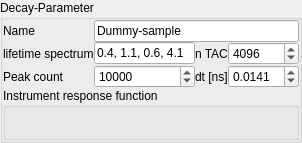
<?xml version="1.0" encoding="UTF-8"?>
<ui version="4.0">
 <class>Form</class>
 <widget class="QWidget" name="Form">
  <property name="geometry">
   <rect>
    <x>0</x>
    <y>0</y>
    <width>302</width>
    <height>143</height>
   </rect>
  </property>
  <property name="windowTitle">
   <string>Form</string>
  </property>
  <layout class="QVBoxLayout" name="verticalLayout">
   <property name="spacing">
    <number>0</number>
   </property>
   <property name="leftMargin">
    <number>0</number>
   </property>
   <property name="topMargin">
    <number>0</number>
   </property>
   <property name="rightMargin">
    <number>0</number>
   </property>
   <property name="bottomMargin">
    <number>0</number>
   </property>
   <item>
    <widget class="QGroupBox" name="groupBox">
     <property name="title">
      <string>Decay-Parameter</string>
     </property>
     <layout class="QGridLayout" name="gridLayout">
      <property name="leftMargin">
       <number>0</number>
      </property>
      <property name="topMargin">
       <number>0</number>
      </property>
      <property name="rightMargin">
       <number>0</number>
      </property>
      <property name="bottomMargin">
       <number>0</number>
      </property>
      <property name="spacing">
       <number>0</number>
      </property>
      <item row="2" column="1">
       <widget class="QSpinBox" name="spinBox_2">
        <property name="maximum">
         <number>9999999</number>
        </property>
        <property name="value">
         <number>10000</number>
        </property>
       </widget>
      </item>
      <item row="2" column="0">
       <widget class="QLabel" name="label_2">
        <property name="text">
         <string>Peak count</string>
        </property>
       </widget>
      </item>
      <item row="1" column="2">
       <widget class="QLabel" name="label_3">
        <property name="text">
         <string>n TAC</string>
        </property>
       </widget>
      </item>
      <item row="1" column="0">
       <widget class="QLabel" name="label">
        <property name="text">
         <string>lifetime spectrum</string>
        </property>
       </widget>
      </item>
      <item row="1" column="3">
       <widget class="QSpinBox" name="spinBox">
        <property name="maximum">
         <number>10000</number>
        </property>
        <property name="value">
         <number>4096</number>
        </property>
       </widget>
      </item>
      <item row="2" column="3">
       <widget class="QDoubleSpinBox" name="doubleSpinBox">
        <property name="decimals">
         <number>4</number>
        </property>
        <property name="value">
         <double>0.014100000000000</double>
        </property>
       </widget>
      </item>
      <item row="2" column="2">
       <widget class="QLabel" name="label_4">
        <property name="text">
         <string>dt [ns]</string>
        </property>
       </widget>
      </item>
      <item row="0" column="0">
       <widget class="QLabel" name="label_5">
        <property name="text">
         <string>Name</string>
        </property>
       </widget>
      </item>
      <item row="0" column="1" colspan="3">
       <widget class="QLineEdit" name="lineEdit">
        <property name="text">
         <string>Dummy-sample</string>
        </property>
       </widget>
      </item>
      <item row="3" column="0" colspan="4">
       <widget class="QGroupBox" name="groupBox_2">
        <property name="title">
         <string>Instrument response function</string>
        </property>
        <layout class="QHBoxLayout" name="horizontalLayout">
         <property name="spacing">
          <number>0</number>
         </property>
         <property name="leftMargin">
          <number>0</number>
         </property>
         <property name="topMargin">
          <number>0</number>
         </property>
         <property name="rightMargin">
          <number>0</number>
         </property>
         <property name="bottomMargin">
          <number>0</number>
         </property>
         <item>
          <layout class="QVBoxLayout" name="verticalLayout_2"/>
         </item>
        </layout>
       </widget>
      </item>
      <item row="1" column="1">
       <widget class="QLineEdit" name="lineEdit_2">
        <property name="text">
         <string>0.4, 1.1, 0.6, 4.1</string>
        </property>
       </widget>
      </item>
     </layout>
    </widget>
   </item>
  </layout>
  <action name="actionParametersChanged">
   <property name="text">
    <string>onParametersChanged</string>
   </property>
  </action>
 </widget>
 <resources/>
 <connections>
  <connection>
   <sender>lineEdit</sender>
   <signal>cursorPositionChanged(int,int)</signal>
   <receiver>actionParametersChanged</receiver>
   <slot>trigger()</slot>
   <hints>
    <hint type="sourcelabel">
     <x>183</x>
     <y>31</y>
    </hint>
    <hint type="destinationlabel">
     <x>-1</x>
     <y>-1</y>
    </hint>
   </hints>
  </connection>
  <connection>
   <sender>doubleSpinBox</sender>
   <signal>valueChanged(double)</signal>
   <receiver>actionParametersChanged</receiver>
   <slot>trigger()</slot>
   <hints>
    <hint type="sourcelabel">
     <x>254</x>
     <y>77</y>
    </hint>
    <hint type="destinationlabel">
     <x>-1</x>
     <y>-1</y>
    </hint>
   </hints>
  </connection>
  <connection>
   <sender>spinBox</sender>
   <signal>valueChanged(QString)</signal>
   <receiver>actionParametersChanged</receiver>
   <slot>trigger()</slot>
   <hints>
    <hint type="sourcelabel">
     <x>254</x>
     <y>53</y>
    </hint>
    <hint type="destinationlabel">
     <x>-1</x>
     <y>-1</y>
    </hint>
   </hints>
  </connection>
  <connection>
   <sender>spinBox_2</sender>
   <signal>valueChanged(int)</signal>
   <receiver>actionParametersChanged</receiver>
   <slot>trigger()</slot>
   <hints>
    <hint type="sourcelabel">
     <x>115</x>
     <y>77</y>
    </hint>
    <hint type="destinationlabel">
     <x>-1</x>
     <y>-1</y>
    </hint>
   </hints>
  </connection>
  <connection>
   <sender>lineEdit_2</sender>
   <signal>textChanged(QString)</signal>
   <receiver>actionParametersChanged</receiver>
   <slot>trigger()</slot>
   <hints>
    <hint type="sourcelabel">
     <x>147</x>
     <y>52</y>
    </hint>
    <hint type="destinationlabel">
     <x>-1</x>
     <y>-1</y>
    </hint>
   </hints>
  </connection>
 </connections>
</ui>
